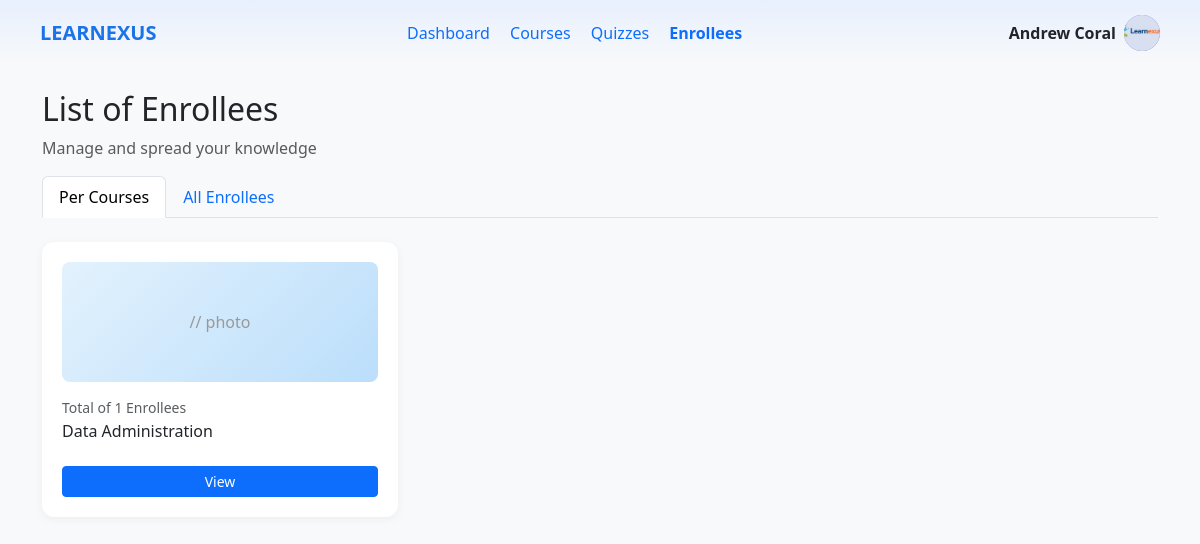
The app's page /teacher/enrollees.php (signed in), older data.
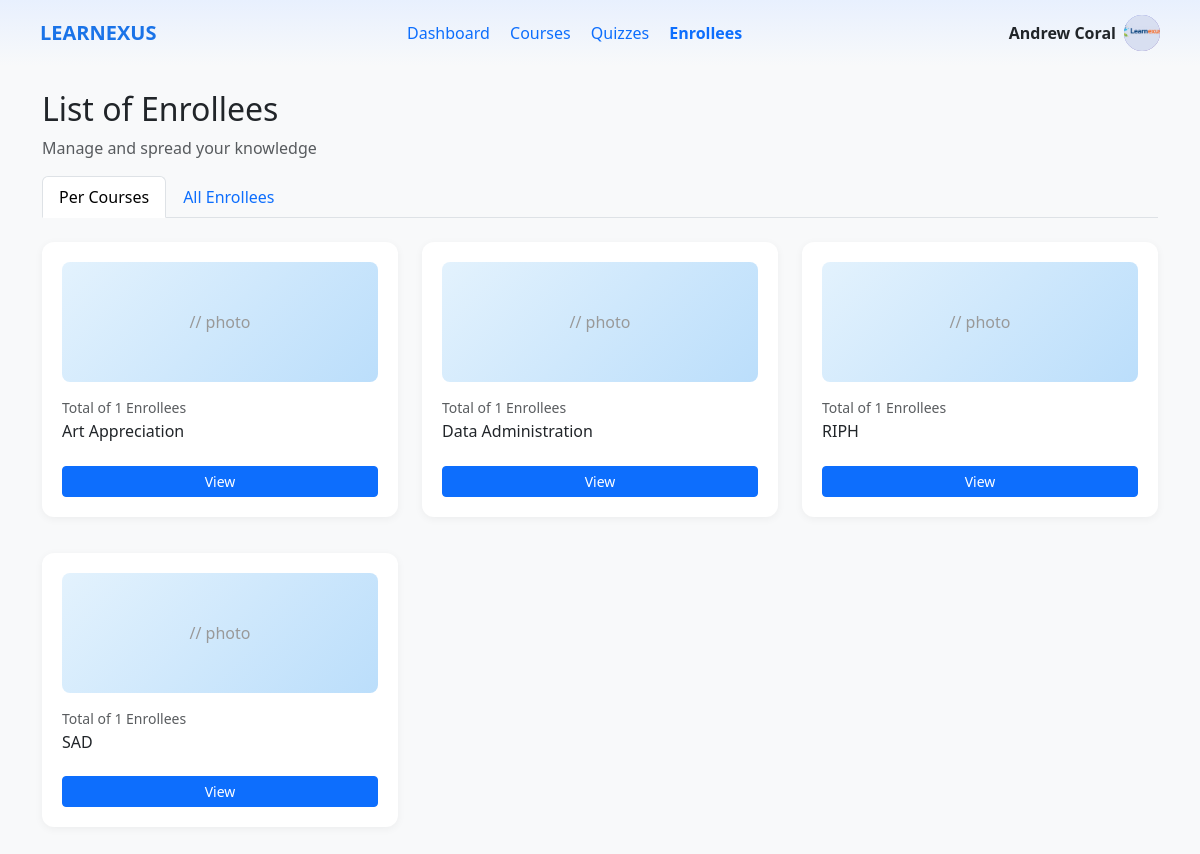
The same page, newer data.
### tables this page shows
CREATE TABLE `courses` (
  `courseID` int(11) NOT NULL,
  `teacherID` int(11) NOT NULL,
  `title` varchar(255) NOT NULL,
  `description` text DEFAULT NULL,
  `price` decimal(10,2) DEFAULT 0.00,
  `category` varchar(100) DEFAULT NULL,
  `status` enum('draft','published','archived') DEFAULT 'draft',
  `passingScore` int(11) DEFAULT 70,
  `createdAt` timestamp NOT NULL DEFAULT current_timestamp()
);

### teacher/enrollees.php (the view, shortened to what this page needs)
<?php
require_once '../database/db_connect.php';
$teacherID = $_SESSION['user_id'];
$stmt = $conn->prepare("SELECT avatar FROM users WHERE userID = ?");
$stmt->execute([$teacherID]);
$userAvatar = $stmt->fetchColumn();
$stmt = $conn->prepare("SELECT courseID, title FROM courses WHERE teacherID = ? ORDER BY title");
$stmt->execute([$teacherID]);
$courses = $stmt->fetchAll();
$enrolleesByCourse = [];
foreach ($courses as $course) {
    $stmt = $conn->prepare("
        SELECT u.userID, u.firstName, u.lastName, u.studentNumber, e.enrolledAt, e.progressPercentage
        FROM enrollments e
        JOIN users u ON e.userID = u.userID
        WHERE e.courseID = ?
        ORDER BY e.enrolledAt DESC
    ");
    $stmt->execute([$course['courseID']]);
    $enrolleesByCourse[$course['courseID']] = [
        'course' => $course,
        'enrollees' => $stmt->fetchAll()
    ];
}
?>
<!DOCTYPE html>
<html>
<head>
    <link href="https://cdn.jsdelivr.net/npm/bootstrap@5.3.3/dist/css/bootstrap.min.css" rel="stylesheet">
    <link rel="stylesheet" href="https://cdn.jsdelivr.net/npm/bootstrap-icons@1.11.1/font/bootstrap-icons.css">
</head>
<body>
    <div class="top-nav d-flex justify-content-between align-items-center">
         <a href="dashboard.php" class="brand text-decoration-none">
    LEARNEXUS
</a>
        <div>
            <a href="dashboard.php" class="me-3 text-decoration-none">Dashboard</a>
            <a href="courses.php" class="me-3 text-decoration-none">Courses</a>
            <a href="quizzes.php" class="me-3 text-decoration-none">Quizzes</a>
            <a href="enrollees.php" class="me-3 text-decoration-none text-primary fw-bold">Enrollees</a>
        </div>
        <a href="settings.php" class="d-flex align-items-center gap-2 text-decoration-none text-dark">
    <span class="fw-semibold">
        <?php echo htmlspecialchars($_SESSION['first_name'] . ' ' . $_SESSION['last_name']); ?>
    </span>
    <div class="user-avatar">
        <?php if (!empty($userAvatar) && file_exists($userAvatar)): ?>
            <img src="<?php echo htmlspecialchars($userAvatar); ?>" alt="Avatar">
        <?php else: ?>
            <?php echo strtoupper(substr($_SESSION['first_name'], 0, 1)); ?>
        <?php endif; ?>
    </div>
</a>
    </div>
    <div class="container mt-4">
        <h2>List of Enrollees</h2>
        <p class="text-muted">Manage and spread your knowledge</p>
        <ul class="nav nav-tabs mb-4">
            <li class="nav-item">
                <a class="nav-link active" data-bs-toggle="tab" href="#per-courses">Per Courses</a>
            </li>
            <li class="nav-item">
                <a class="nav-link" data-bs-toggle="tab" href="#all-enrollees">All Enrollees</a>
            </li>
        </ul>
        <div class="tab-content">
            <div class="tab-pane fade show active" id="per-courses">
                <div class="row">
                    <?php foreach ($enrolleesByCourse as $data): ?>
                        <?php if (count($data['enrollees']) > 0): ?>
                            <div class="col-md-4 mb-3">
                                <div class="course-card">
                                    <div style="height: 120px; background: linear-gradient(135deg, #e3f2fd 0%, #bbdefb 100%); border-radius: 8px; display: flex; align-items: center; justify-content: center; color: #999; margin-bottom: 15px;">
                                        // photo
                                    </div>
                                    <p class="text-muted small mb-1">Total of <?php echo count($data['enrollees']); ?> Enrollees</p>
                                    <h6><?php echo htmlspecialchars($data['course']['title']); ?></h6>
                                    <button class="btn btn-primary btn-sm w-100 mt-3" onclick="window.location.href='view_enrollees.php?course_id=<?php echo $data['course']['courseID']; ?>'">View</button>
                                </div>
                            </div>
                        <?php endif; ?>
                    <?php endforeach; ?>
                </div>
            </div>
        </div>
    </div>
</body>
</html>

Row changes from the older to the newer data that the page shows:
added courses: count($data['enrollees']) "1", title "Art Appreciation"
now on this page (row edited): courses: count($data['enrollees']) "1", title "RIPH"
now on this page (row edited): courses: count($data['enrollees']) "1", title "SAD"
